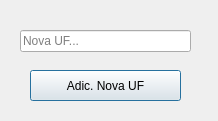
<?xml version="1.0" encoding="UTF-8"?>
<ui version="4.0">
 <class>CadastrarEstado</class>
 <widget class="QDialog" name="CadastrarEstado">
  <property name="geometry">
   <rect>
    <x>0</x>
    <y>0</y>
    <width>218</width>
    <height>121</height>
   </rect>
  </property>
  <property name="minimumSize">
   <size>
    <width>218</width>
    <height>121</height>
   </size>
  </property>
  <property name="maximumSize">
   <size>
    <width>218</width>
    <height>121</height>
   </size>
  </property>
  <property name="windowTitle">
   <string>Nova UF</string>
  </property>
  <widget class="QPushButton" name="btnAddNovaUf">
   <property name="geometry">
    <rect>
     <x>30</x>
     <y>70</y>
     <width>151</width>
     <height>31</height>
    </rect>
   </property>
   <property name="text">
    <string>Adic. Nova UF</string>
   </property>
   <property name="icon">
    <iconset resource="Icons.qrc">
     <normaloff>:/img/1_1-128.png</normaloff>:/img/1_1-128.png</iconset>
   </property>
  </widget>
  <widget class="QLineEdit" name="txtNovaUf">
   <property name="geometry">
    <rect>
     <x>20</x>
     <y>30</y>
     <width>171</width>
     <height>22</height>
    </rect>
   </property>
   <property name="placeholderText">
    <string>Nova UF...</string>
   </property>
  </widget>
 </widget>
 <resources>
  <include location="Icons.qrc"/>
 </resources>
 <connections>
  <connection>
   <sender>btnAddNovaUf</sender>
   <signal>clicked()</signal>
   <receiver>CadastrarEstado</receiver>
   <slot>close()</slot>
   <hints>
    <hint type="sourcelabel">
     <x>125</x>
     <y>86</y>
    </hint>
    <hint type="destinationlabel">
     <x>184</x>
     <y>110</y>
    </hint>
   </hints>
  </connection>
 </connections>
</ui>
